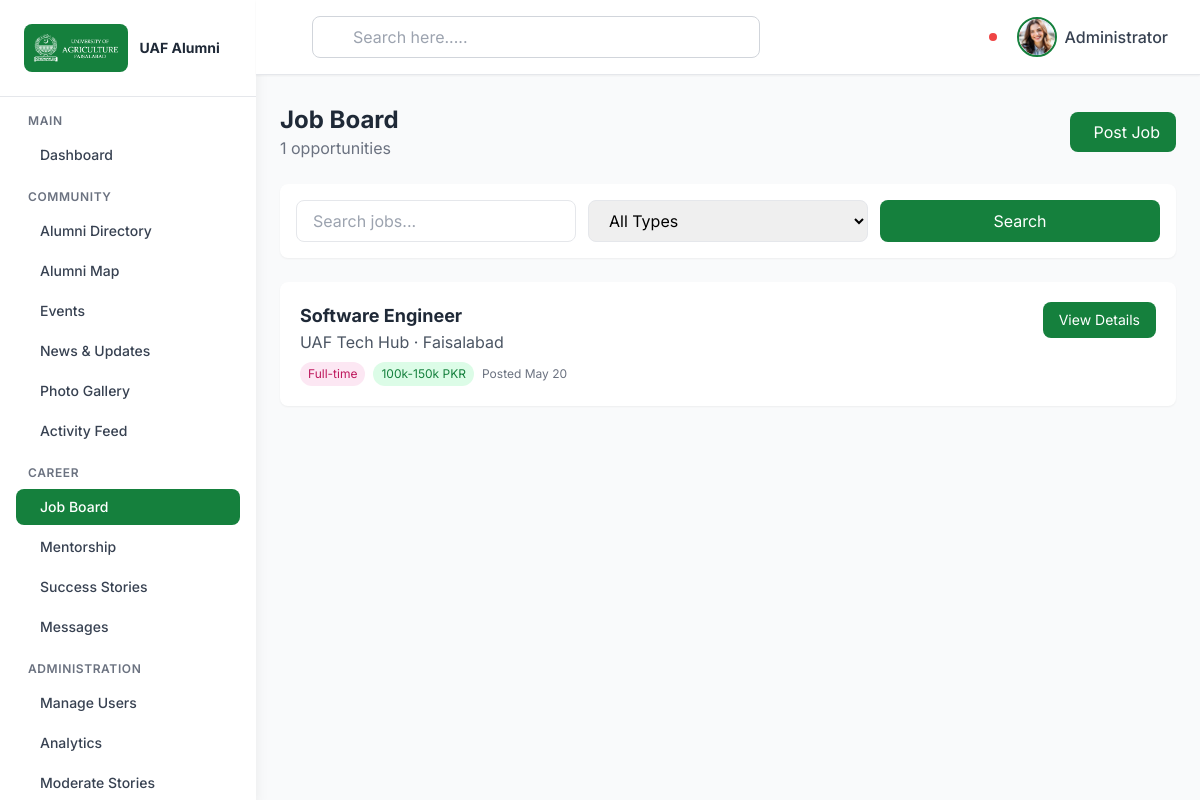
Page /admin/index.php?action=jobs (signed in) on the committed database.
### tables this page shows
CREATE TABLE `jobs` (
  `job_id` int(11) NOT NULL,
  `title` varchar(255) NOT NULL,
  `company` varchar(255) NOT NULL,
  `location` varchar(255) DEFAULT NULL,
  `job_type` enum('full-time','part-time','contract','internship','remote') DEFAULT 'full-time',
  `description` text NOT NULL,
  `requirements` text DEFAULT NULL,
  `salary_range` varchar(100) DEFAULT NULL,
  `apply_link` varchar(500) DEFAULT NULL,
  `posted_by` int(11) NOT NULL,
  `status` enum('open','closed') DEFAULT 'open',
  `created_at` datetime NOT NULL DEFAULT current_timestamp(),
  `deadline` date DEFAULT NULL
);

### admin/controllers/JobController.php (called while the page is built, shortened)
<?php
require_once __DIR__ . '/../includes/helpers.php';
require_once __DIR__ . '/../models/Job.php';
class JobController {
    private $model;
    public function __construct() { $this->model = new Job(); }
    public function index() {
        $filters = [
            'keyword' => trim($_GET['q'] ?? ''),
            'job_type' => trim($_GET['type'] ?? ''),
        ];
        $jobs = $this->model->getAll($filters);
        require __DIR__ . '/../views/jobs/index.php';
    }
}

### admin/models/Job.php (called while the page is built, shortened)
<?php
require_once __DIR__ . '/../config/database.php';
class Job {
    private $conn;
    public function __construct() {
        $db = new Database();
        $this->conn = $db->getConnection();
    }
    public function getAll($filters = []) {
        $sql = "SELECT j.*, a.name as poster_name FROM jobs j LEFT JOIN alumni a ON j.posted_by=a.user_id WHERE j.status='open'";
        $params = [];
        $sql .= " ORDER BY j.created_at DESC";
        $stmt = $this->conn->prepare($sql);
        $stmt->execute($params);
        return $stmt->fetchAll();
    }
}

### admin/config/database.php (called while the page is built, shortened)
<?php
class Database {
    private $host = 'localhost';
    private $db_name = 'alumni_portal';
    private $username = 'root';
    private $password = '';
    public function getConnection() {
        $this->conn = null;
        try {
            $this->conn = new PDO(
                "mysql:host=" . $this->host . ";dbname=" . $this->db_name . ";charset=utf8mb4",
                $this->username,
                $this->password,
                [
                    PDO::ATTR_ERRMODE => PDO::ERRMODE_EXCEPTION,
                    PDO::ATTR_DEFAULT_FETCH_MODE => PDO::FETCH_ASSOC,
                    PDO::ATTR_EMULATE_PREPARES => false
                ]
            );
        } catch(PDOException $exception) {
            error_log("Connection error: " . $exception->getMessage());
        }
        return $this->conn;
    }
}

### admin/includes/helpers.php (called while the page is built, shortened)
<?php
function e($str) {
    return htmlspecialchars($str ?? '', ENT_QUOTES, 'UTF-8');
}

### admin/views/jobs/index.php (the view, shortened to what this page needs)
<!DOCTYPE html>
<html lang="en">
<?php include __DIR__ . '/../shared/head.php'; ?>
<body class="bg-gray-50">
<?php include __DIR__ . '/../shared/sidebar.php'; ?>
<?php include __DIR__ . '/../shared/header.php'; ?>
<main class="lg:ml-64 pt-20 min-h-screen">
    <div class="p-6">
        <div class="flex items-center justify-between mb-6">
            <div>
                <h1 class="text-2xl font-bold text-gray-800">Job Board</h1>
                <p class="text-gray-500"><?= count($jobs) ?> opportunities</p>
            </div>
            <a href="index.php?action=job_create" class="bg-green-700 text-white px-4 py-2 rounded-lg hover:bg-green-800 flex items-center space-x-2">
                <i class="ri-add-line"></i><span>Post Job</span>
            </a>
        </div>
        <form method="GET" class="bg-white rounded-lg shadow-sm p-4 mb-6">
            <div class="grid grid-cols-1 md:grid-cols-3 gap-3">
                <input type="text" name="q" value="<?= e($_GET['q'] ?? '') ?>" placeholder="Search jobs..." class="px-4 py-2 border rounded-lg">
                <select name="type" class="px-4 py-2 border rounded-lg">
                    <option value="">All Types</option>
                </select>
                <button class="bg-green-700 text-white py-2 rounded-lg hover:bg-green-800">Search</button>
            </div>
        </form>
        <div class="space-y-4">
            <?php foreach ($jobs as $j): ?>
                <div class="bg-white rounded-lg shadow-sm p-5 hover:shadow-md transition">
                    <div class="flex items-start justify-between flex-wrap">
                        <div class="flex-1">
                            <h3 class="font-bold text-lg text-gray-800"><?= e($j['title']) ?></h3>
                            <p class="text-gray-600"><?= e($j['company']) ?> · <?= e($j['location'] ?: 'Remote') ?></p>
                            <div class="flex items-center space-x-2 mt-2">
                                <span class="text-xs bg-pink-100 text-pink-700 px-2 py-1 rounded-full"><?= e(ucfirst($j['job_type'])) ?></span>
                                <?php if ($j['salary_range']): ?>
                                    <span class="text-xs bg-green-100 text-green-700 px-2 py-1 rounded-full"><?= e($j['salary_range']) ?></span>
                                <?php endif; ?>
                                <span class="text-xs text-gray-500">Posted <?= date('M d', strtotime($j['created_at'])) ?></span>
                            </div>
                        </div>
                        <a href="index.php?action=job_show&id=<?= $j['job_id'] ?>" class="bg-green-700 text-white px-4 py-2 rounded-lg hover:bg-green-800 text-sm">View Details</a>
                    </div>
                </div>
            <?php endforeach; ?>
        </div>
    </div>
</main>
</body>
</html>

### admin/views/shared/head.php (style rules this page uses)
:root { --primary-green: #1a5f3f; --primary-green-dark: #0f4a2f; --primary-green-light: #2d7a5a; }
body { font-family: 'Inter', sans-serif; }

### rows in the picture
jobs: title "Software Engineer", company "UAF Tech Hub", location "Faisalabad", job_type "Full-time", salary_range "100k-150k PKR", created_at "May 20"

### other values in the picture
$_SESSION['name'] "Administrator"
count($jobs) "1"
